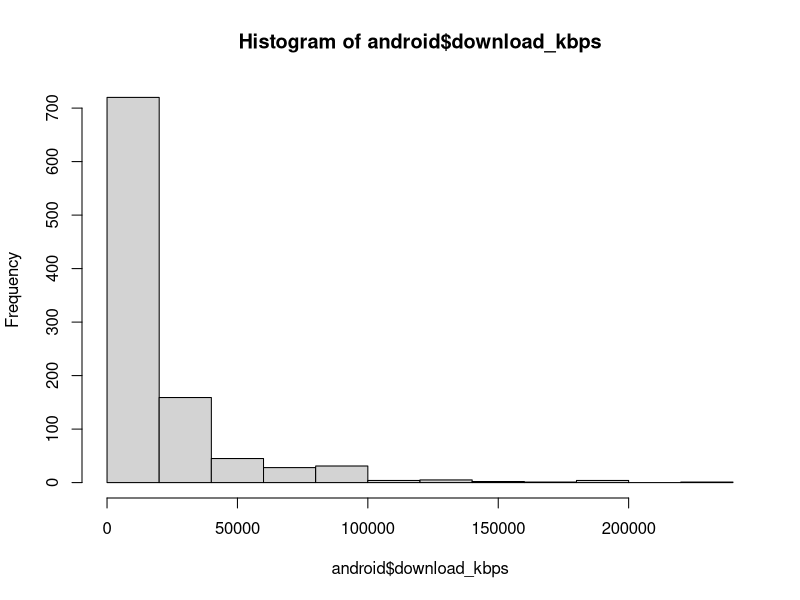
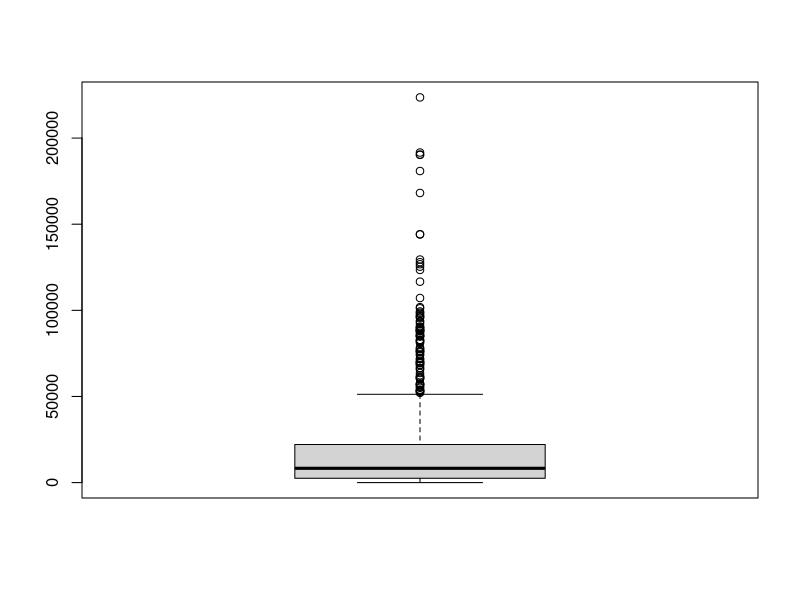
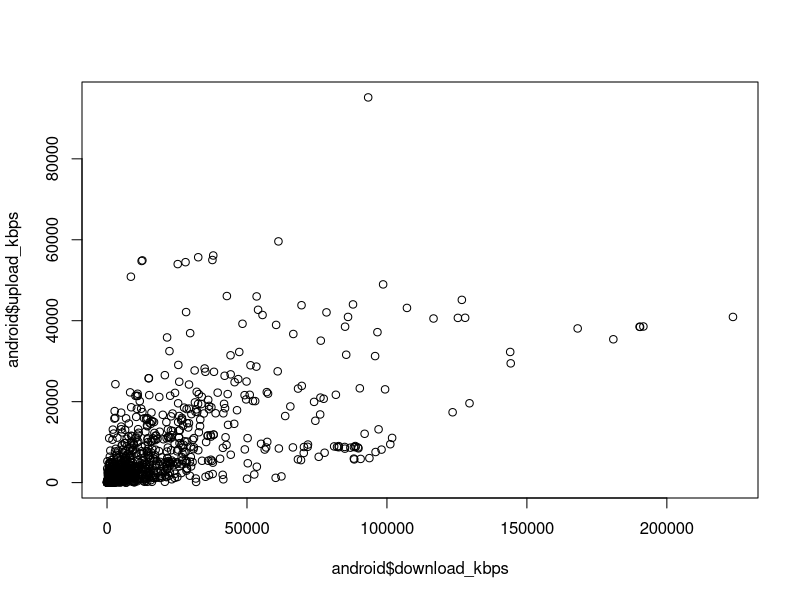

R code for these plots, in order:
# dplyr.R

############################################################
# This is meant to show the basic usage of the dplyr package
#
# Chris Nobblitt
############################################################


# Packages ----------------------------------------------------------------
if(!require("readr")) install.packages("readr")
if(!require("dplyr")) install.packages("dplyr")


# Explore  ----------------------------------------------------------

android <- read_csv(file = "android_data_sample.csv")
head(android) ## See first 6 rows
tail(android) ## See last 6 rows


names(android) ## See every column name

str(android) ## Info for every column
             ## Name of column, type of data, and sample values
             ## colName   : dataType   sampleData.......

summary(android) ## Summary statistics for every column
                 ## Min, Quartiles, Mean, and Max values
                 ## Categorical columns return class counts

hist(android$download_kbps) ##histogram of numerical column

boxplot(android$download_kbps) ##boxplot of same column

plot(android$download_kbps, android$upload_kbps) #scatter plot

glimpse(android) ## Better than str()


# Arrange -----------------------------------------------------------------
# Sorts table in ascending order

android <- dplyr::arrange(android, download_kbps) ##ascending order
head(android$download_kbps, n=30)

android <- dplyr::arrange(android, desc(download_kbps)) ##ascending order
head(android$download_kbps, n=30)


# Mutate ------------------------------------------------------------------

# Adds new columns!

#Difference in download and upload speed
android <- dplyr::mutate(android, newCol = download_kbps - upload_kbps)
head(android$newCol)



# Filter ------------------------------------------------------------------


# We only want observations from the US
android <- dplyr::filter(android, client_country_code == "US")



# Group By ----------------------------------------------------------------

# Organizes table by common values

# Average download/upload from certain devices
android <- dplyr::group_by(android, device)

dplyr::summarise(android, download = mean(download_kbps), upload = mean(upload_kbps))

#But how many devices are in each category?
dplyr::summarise(android, n = n()) # Answer: not many




# Split the Date ----------------------------------------------------------
require(lubridate)
require(tidyr)


# The test_date has date and time...
head(android$test_date)

android <- tidyr::separate(android, test_date, c("test_date", "test_time"), sep=" ")


# Convert to appropriate data types using lubridate
android$test_date <- ymd(android$test_date)
android$test_time <- lubridate::hms(android$test_time)



